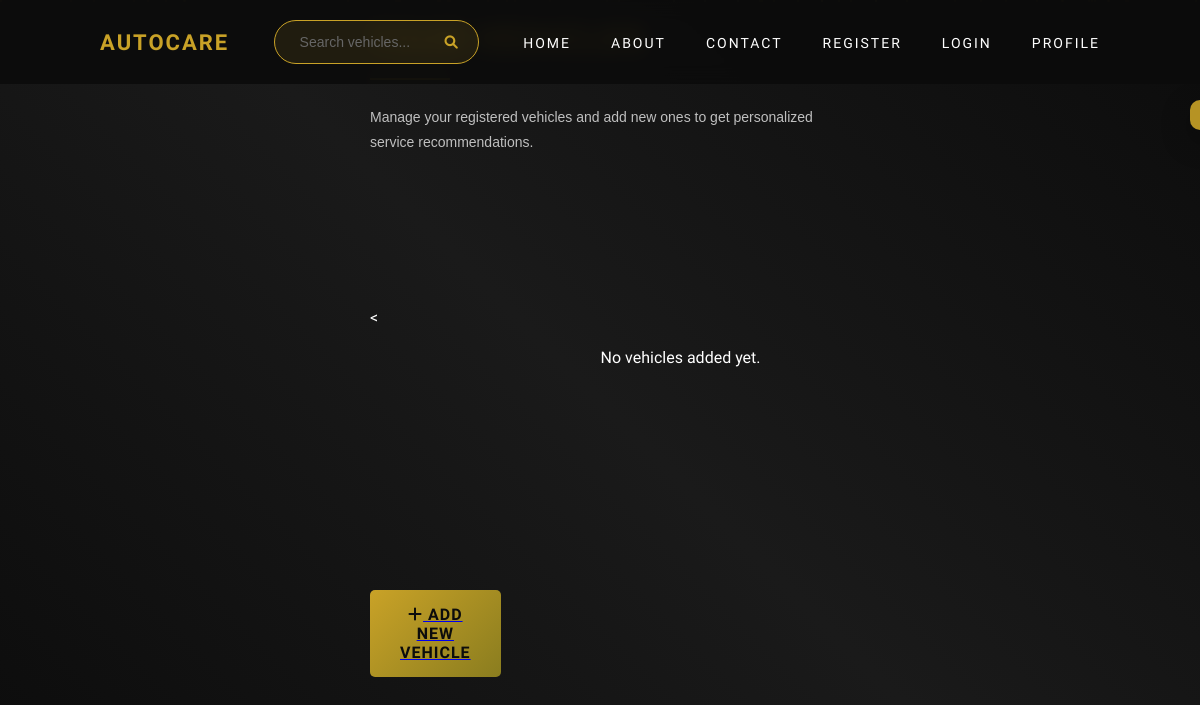
Page /yourvehicles/ (signed in) on the earlier database version.
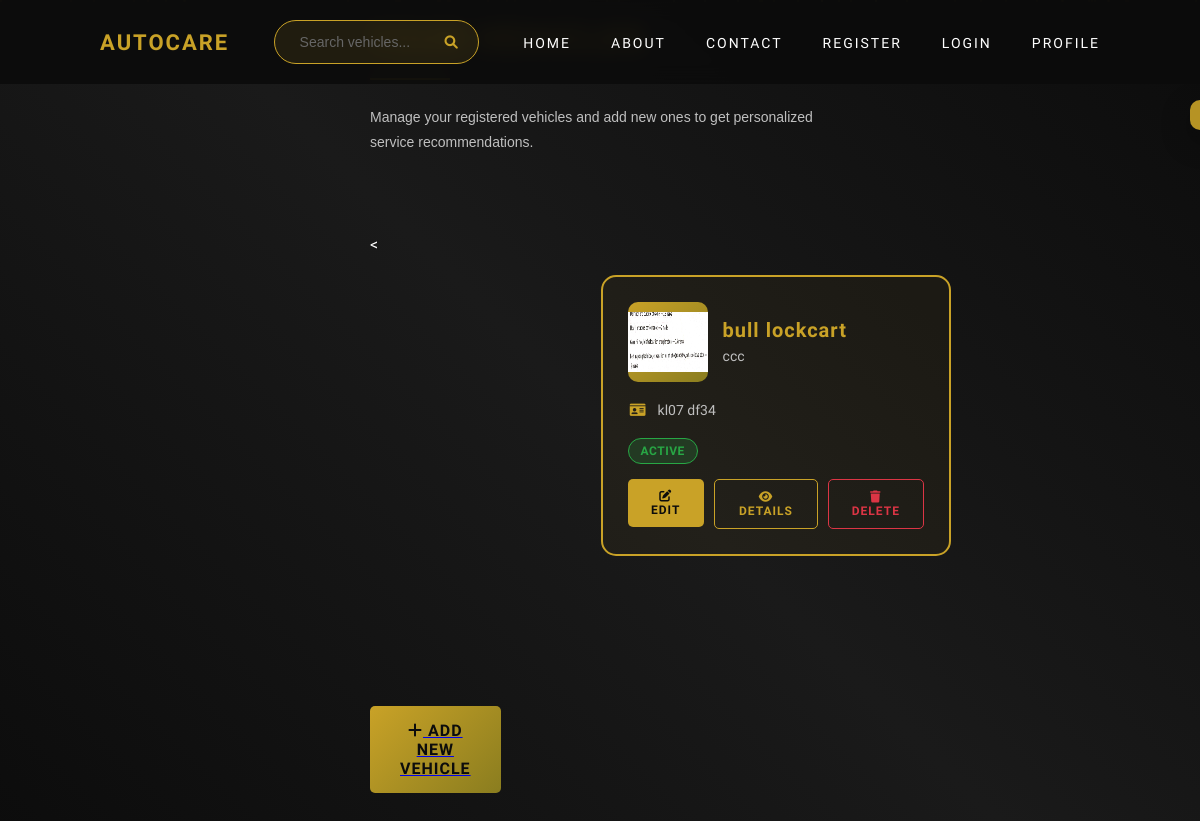
Same page on the later database version.
### app/models.py (models this page shows)
class VehicleRegistration(models.Model):
    userd = models.ForeignKey(user, on_delete=models.CASCADE)
    vehicle_name = models.CharField(max_length=100)
    vehicle_model = models.CharField(max_length=100)
    license_plate = models.CharField(max_length=20)
    vehicle_image = models.ImageField(upload_to='vehicle_images/', null=True, blank=True)
    rc = models.FileField(upload_to='rc/', null=True, blank=True)
    insurance = models.FileField(upload_to='insurance/', null=True, blank=True)
    pollution = models.FileField(upload_to='pollution/', null=True, blank=True)

### app/views.py (the view)
# urls.py: path('yourvehicles/', views.yourvehicles, name='yourvehicles'),
def yourvehicles(request):
    email=request.session['email']
    cr =user.objects.get(email=email)
    vehicles = VehicleRegistration.objects.filter(userd=cr)
    return render(request, "yourvehicles.html", {"vehicles": vehicles})

### app/templates/yourvehicles.html (shortened to what this page needs)
<!DOCTYPE html>
{%load static %}
<html lang="en">
<head>
<link rel="stylesheet" href="https://cdnjs.cloudflare.com/ajax/libs/font-awesome/6.0.0/css/all.min.css">
<link rel="stylesheet" href="{% static 'styles.css' %}">
</head>
<body>
<nav class="navbar">
    <div class="nav-logo">AUTOCARE</div>
    <div class="nav-search">
        <input type="text" class="search-input" placeholder="Search vehicles..." id="navSearch">
        <button class="search-btn" onclick="searchVehicles()">
            <i class="fas fa-search"></i>
        </button>
    </div>
    <ul class="nav-links">
        <li><a href="index.html">HOME</a></li>
        <li><a href="about.html">ABOUT</a></li>
        <li><a href="contact.html">CONTACT</a></li>
        <li><a href="register.html">REGISTER</a></li>
        <li><a href="login.html">LOGIN</a></li>
        <li><a href="profile.html">PROFILE</a></li>
    </ul>
</nav>
<div class="particles" id="particles"></div>
<div class="container page-content" id="pageContent">
    <div style="grid-column: 1 / -1;">
        <div class="section-title">YOUR VEHICLES</div>
        <div class="text">
            Manage your registered vehicles and add new ones to get personalized service recommendations.
        </div>
    </div>
    <<div class="vehicles-container">
{% for v in vehicles %}
    <div class="vehicle-card">
        <div class="vehicle-header">
            <div class="vehicle-image">
                {% if v.vehicle_image %}
                    <img src="{{ v.vehicle_image.url }}" width="80" height="60">
                {% else %}
                    <i class="fas fa-car"></i>
                {% endif %}
            </div>
            <div class="vehicle-info">
                <div class="vehicle-name">{{ v.vehicle_name }}</div>
                <div class="vehicle-details">{{ v.vehicle_model }}</div>
            </div>
        </div>
        <div class="vehicle-specs">
            <div class="spec-item">
                <i class="fas fa-id-card"></i>
                <span>{{ v.license_plate }}</span>
            </div>
        </div>
        <div class="vehicle-status status-active">
            ACTIVE
        </div>
        <div class="vehicle-actions">
            <a href="{% url 'edit_vehicle' v.id %}">
                <button class="action-btn primary-btn">
                    <i class="fas fa-edit"></i> EDIT
                </button>
            </a>
            <a href="{% url 'vehicle_details' v.id %}">
                <button class="action-btn secondary-btn">
                    <i class="fas fa-eye"></i> DETAILS
                </button>
            </a>
            <a href="{% url 'delete_vehicle' v.id %}">
                <button class="action-btn danger-btn">
                    <i class="fas fa-trash"></i> DELETE
                </button>
            </a>
        </div>
    </div>
{% empty %}
    <p style="color:white;">No vehicles added yet.</p>
{% endfor %}
</div>
<a href="{% url 'register_vehicle' %}">
    <button class="add-vehicle-btn">
        <i class="fas fa-plus"></i> ADD NEW VEHICLE
    </button>
</a>
<div class="notification" id="notification"></div>
</body>
</html>

### app/static/styles.css (style rules this page uses)
* { margin:0; padding:0; box-sizing:border-box; }
html { scroll-behavior: smooth; }
body { background:#0c0c0c; font-family:'Oswald', sans-serif; color:white; overflow-x:hidden; opacity: 1 !important; animation: pageFadeIn 0.8s ease-out forwards; }
.navbar { position: fixed; top: 0; left: 0; width: 100%; padding: 20px 100px; display: flex; justify-content: space-between; align-items: center; background: rgba(12, 12, 12, 0.9); backdrop-filter: blur(10px); z-index: 1000; }
.nav-logo { color: #c9a227; font-size: 22px; font-weight: 700; letter-spacing: 2px; }
.nav-search { display: flex; align-items: center; background: rgba(201, 162, 39, 0.1); border: 1px solid #c9a227; border-radius: 25px; padding: 5px 15px; transition: all 0.3s ease; }
.nav-search .search-input { background: transparent; border: none; color: white; padding: 8px 10px; width: 200px; font-family: Arial, sans-serif; font-size: 14px; outline: none; }
.nav-search .search-input::placeholder { color: #666; }
.nav-search .search-btn { background: transparent; border: none; color: #c9a227; cursor: pointer; padding: 5px; transition: all 0.3s ease; }
.nav-links { list-style: none; display: flex; gap: 40px; }
.nav-links a { text-decoration: none; color: white; font-size: 14px; letter-spacing: 2px; position: relative; transition: all 0.4s cubic-bezier(0.4, 0, 0.2, 1); transform: translateY(0); }
.nav-links a::after { content: ''; position: absolute; left: 0; bottom: -5px; width: 0; height: 2px; background: #c9a227; transition: all 0.4s cubic-bezier(0.4, 0, 0.2, 1); }
@media (max-width:1200px) { .nav-search .search-input { width: 150px; } }
body::before { content: ''; position: fixed; top: 0; left: 0; width: 100%; height: 100%; background: linear-gradient(45deg, #0c0c0c 0%, #1a1a1a 50%, #0c0c0c 100%); z-index: -2; }
.particles { position: fixed; width: 100%; height: 100%; top: 0; left: 0; z-index: 1; pointer-events: none; }
.container { display:grid; grid-template-columns:1fr 1fr; min-height:100vh; padding:140px 100px 80px 100px; gap:80px; position: relative; z-index: 1; }
.section-title { font-size:32px; font-weight:600; color:#c9a227; letter-spacing:3px; margin-bottom:20px; opacity: 0; animation: fadeInUp 0.8s cubic-bezier(0.4, 0, 0.2, 1) 0.5s forwards; }
.text { font-family:Arial, sans-serif; color:#bfbfbf; font-size:15px; line-height:1.8; max-width:450px; opacity: 0; animation: fadeInUp 0.8s cubic-bezier(0.4, 0, 0.2, 1) 0.9s forwards; }
.page-content { opacity: 0; transform: translateY(30px); transition: opacity 0.8s ease-out, transform 0.8s ease-out; position: relative; z-index: 10; padding-top: 120px; }
.page-content.loaded { opacity: 1; transform: translateY(0); }
.search-input { flex: 1; padding: 12px; background: rgba(255, 255, 255, 0.1); border: 1px solid #c9a227; color: white; font-family: Arial, sans-serif; border-radius: 5px; transition: all 0.3s ease; }
.search-btn { background: #c9a227; color: #0c0c0c; padding: 12px 25px; border: none; font-family: 'Oswald', sans-serif; font-weight: 600; cursor: pointer; transition: all 0.3s ease; border-radius: 5px; }
.notification { position: fixed; top: 100px; right: 20px; background: rgba(201, 162, 39, 0.9); color: #0c0c0c; padding: 15px 20px; border-radius: 10px; box-shadow: 0 10px 30px rgba(0, 0, 0, 0.3); transform: translateX(400px); transition: transform 0.3s ease; z-index: 1000; max-width: 300px; }
.container { width: 90%; max-width: 500px; margin: auto; padding: 20px; }
.text { font-size: 14px; }
.particles { overflow: hidden; }

Differences in the rows shown:
added VehicleRegistration: vehicle_image (picture), vehicle_name "bull lockcart", vehicle_model "ccc", license_plate "kl07 df34"
Other differences:
text no longer shown: "No vehicles added yet."
